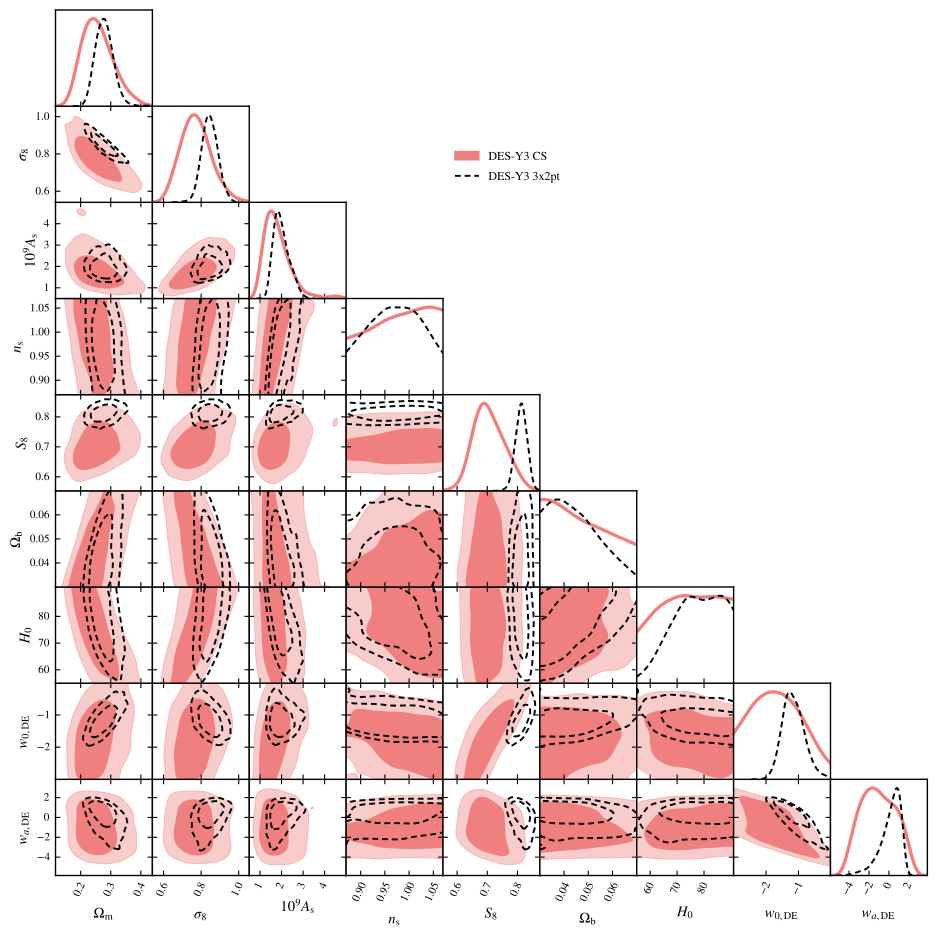

Reproduce this figure in Python.
import getdist.plots as gplot
from getdist import MCSamples
from getdist import loadMCSamples
import os
import matplotlib
import subprocess
import matplotlib.pyplot as plt
import numpy as np

# GENERAL PLOT OPTIONS
matplotlib.rcParams['mathtext.fontset'] = 'stix'
matplotlib.rcParams['font.family'] = 'STIXGeneral'
matplotlib.rcParams['mathtext.rm'] = 'Bitstream Vera Sans'
matplotlib.rcParams['mathtext.it'] = 'Bitstream Vera Sans:italic'
matplotlib.rcParams['mathtext.bf'] = 'Bitstream Vera Sans:bold'
matplotlib.rcParams['xtick.bottom'] = True
matplotlib.rcParams['xtick.top'] = False
matplotlib.rcParams['ytick.right'] = False
matplotlib.rcParams['axes.edgecolor'] = 'black'
matplotlib.rcParams['axes.linewidth'] = '1.0'
matplotlib.rcParams['axes.labelsize'] = 'medium'
matplotlib.rcParams['axes.grid'] = True
matplotlib.rcParams['grid.linewidth'] = '0.0'
matplotlib.rcParams['grid.alpha'] = '0.18'
matplotlib.rcParams['grid.color'] = 'lightgray'
matplotlib.rcParams['legend.labelspacing'] = 0.77
matplotlib.rcParams['savefig.bbox'] = 'tight'
matplotlib.rcParams['savefig.format'] = 'pdf'

parameter = [u'omegam',u'sigma8', u'As_1e9', u'ns', u'SS8', u'omegab', u'H0', u'w', u'wa']
chaindir=os.getcwd()

analysissettings={'smooth_scale_1D':0.35,'smooth_scale_2D':0.35,'ignore_rows': u'0.5',
'range_confidence' : u'0.01'}

analysissettings2={'smooth_scale_1D':0.35,'smooth_scale_2D':0.35,'ignore_rows': u'0.0',
'range_confidence' : u'0.01'}

root_chains = (
  'EXAMPLE_MCMC1',
  'EXAMPLE_MCMC2'
)


# --------------------------------------------------------------------------------
samples=loadMCSamples(chaindir + '/../chains/' + root_chains[0],settings=analysissettings)
p = samples.getParams()
samples.addDerived(p.omegam*p.H0/100.,name='gamma',label='{\\Omega_m h}')
samples.addDerived(p.s8omegamp5/0.5477225575,name='SS8',label='{S_8}')
samples.saveAsText(chaindir + '/.VM_P2_TMP1')
# --------------------------------------------------------------------------------
samples=loadMCSamples(chaindir + '/../chains/' + root_chains[1],settings=analysissettings)
p = samples.getParams()
samples.addDerived(p.omegam*p.H0/100.,name='gamma',label='{\\Omega_m h}')
samples.addDerived(p.s8omegamp5/0.5477225575,name='SS8',label='{S_8}')
samples.saveAsText(chaindir + '/.VM_P2_TMP2')
# --------------------------------------------------------------------------------

#GET DIST PLOT SETUP
g=gplot.getSubplotPlotter(chain_dir=chaindir,analysis_settings=analysissettings2,width_inch=9.5)
g.settings.axis_tick_x_rotation=65
g.settings.lw_contour = 1.2
g.settings.legend_rect_border = False
g.settings.figure_legend_frame = False
g.settings.axes_fontsize = 13.0
g.settings.legend_fontsize = 13.5
g.settings.alpha_filled_add = 0.85
g.settings.lab_fontsize=15.5
g.legend_labels=False

param_3d = None
g.triangle_plot([chaindir + '/.VM_P2_TMP1', 
                 chaindir + '/.VM_P2_TMP2'],
parameter,
plot_3d_with_param=param_3d,line_args=[
{'lw': 2.4,'ls': 'solid', 'color':'lightcoral'},
{'lw': 1.4,'ls': '--', 'color':'black'},
{'lw': 1.0,'ls': 'solid', 'color': 'indigo'},
],
contour_colors=['lightcoral','black','indigo'],
contour_ls=['solid','--','solid'], 
contour_lws=[2.4,1.4,1.0],
filled=[True,False,False],
shaded=False,
legend_labels=[
'DES-Y3 CS',
'DES-Y3 3x2pt'
],
legend_loc=(0.48, 0.80))

g.export()
